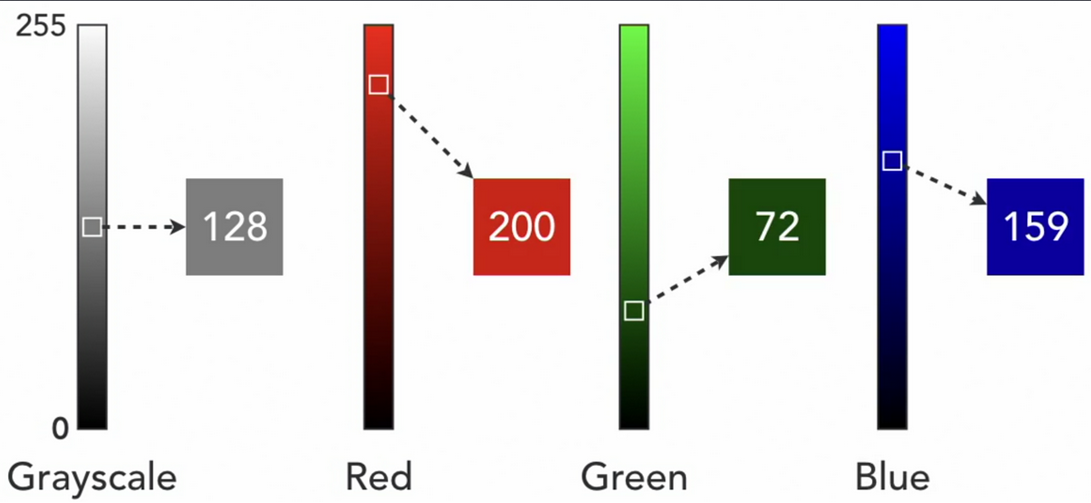
#> input picture 03-opencv4-course/Images/01-color.png, 1091 x 503 px
$ jupyter execute 01-deep-learning-intro.ipynb
#> lines starting #> are read from the running program, lines starting #| are printed output that depends on the picture
# Introduction

### Neural Network (Input, Hidden, Output Layers)
You have the input layer, which has an image with the number four on it, and the final output prediction showing that the number four has been detected.

The layers in between are known as hidden layers, and each layer has weights and biases that can be modified. A deep learning network is one where you have more than one hidden layer.

### What's actually happening in these layers?
Each layer is learning certain characteristics of the image. This could be the edges or corners or textures. Now, when you feed the deep learning network several different images of a handwritten number four and tell it that these are all fours, the network gets good at determining when you've written a hand number four by learning this. When you first pass an image of a number four, the weights of the different layers are random. This means the final prediction from the deep learning network is unlikely to be a number four.

There needs to be some way for the network to compare what the predicted value is and what the actual values are. This is done using a __loss function__, and here, in order to get the predicted values closer to the actual values, we need to reduce the loss function.

To do this, we need some sort of feedback mechanism, so we compare the predicted output with the actual one, and then, modify the weights of each of the layers starting from the final layer and working our way back. This is the job of the optimizer using an algorithm called __backpropagation__.

------

## What is OpenCV?

OpenCV is an open source computer vision and machine learning software library. It's probably the most popular computer vision software out there. The library has more than 2,500 optimized algorithms, which includes classic and state-of-the-art computer vision and machine learning algorithms. These algorithms can be used to detect and recognize faces, identify objects, classify human actions in videos, track camera movements and moving objects amongst many others.

 We'll be using OpenCV's deep neural network or DNN module in this course

---------

### Inference

OpenCV's deep learning module is known as DNN. It's important to understand that the DNN model is not a full-fledged deep learning framework. We cannot train any deep learning network. There is no backpropagation and so no learning that takes place. So we can take an input data, pass it through a previously trained deep neural network model and output the result. This is known as inference.

In deep learning terminology, this means that only a forward pass takes place.

Now if you've only got a forward pass this makes the code more simple. The installation and assembly of the deep learning network is quicker and is fast enough on CPUs.

--------

## Advantages of OpenCV

### OpenCV is framework-independent
- It has not framework-specific limitations

### Models are represented internally in OpenCV
- Code can be optimized

### OpenCV has its own deep learning implementation
- External dependencies are kept to a minimum

### Inference Engine Example

A simple inference engine will simply pass the input data through the network and output the result.

 However, there are a lot of optimizations that can be performed that make the inference speed fast. For example, an efficient inference engine could do things like __prune part of the neural network__ that isn't activated or combine multiple layers into a single computational step.

### OpenCV Accuracy vs. ResNet50

 OpenCV has published several test results indicating that there's absolutely no difference in accuracy between say using the DNN module and ResNet 50 and the actual results from ResNet 50. This means that you'll get the same results regardless of whether you use OpenCV's DNN module or the original architecture.

-------

## Understanding Images

 A grayscale camera records the intensity of reflected light. A color camera records the light reflected at three points of the visible spectrum: red, green, and blue. Color is the way the human eye perceives a mixture of lights of different wavelengths.

[cell 1]
from PIL import Image
Image.open('Images/01-color.png')

The __RGB color model__ gets its name from the three primary colors: red, green, and blue. Now, what's a little confusing is that in OpenCV we use the BGR format, so that's blue, green, and red, rather than RGB. The reason for this is when OpenCV first started off, the BGR color format was popular among camera manufacturers and software providers.

[cell 2]
Image.open('Images/02-bgr.png')
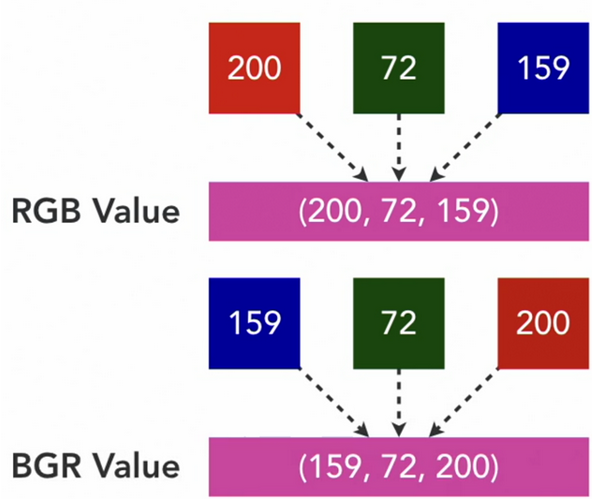
#> input picture 03-opencv4-course/Images/02-bgr.png, 593 x 499 px

----

## Viewing Images in CV2

[cell 3]
import numpy as np
import cv2

[cell 4]
# Read image
img = cv2.imread('Images/devon.jpg')
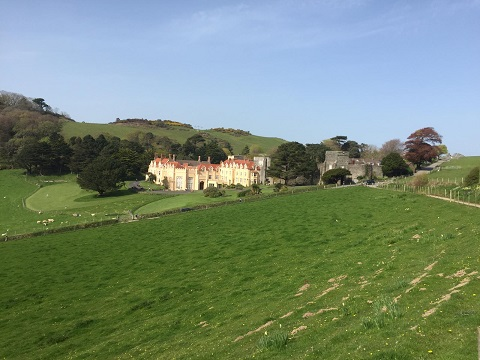
#> input picture 03-opencv4-course/Images/devon.jpg, 480 x 360 px
#> img is the input picture: shape (360, 480, 3); mean B, G, R 116, 136.7, 117.8
img

### Shape & Type

[cell 5]
img.shape # 360x480x3 (BGR) colored image; 360 rows, 480 columns, 3 channels
#> Out = (360, 480, 3)

[cell 6]
print(type(img)) # <class 'numpy.ndarray'>
#| <class 'numpy.ndarray'>
